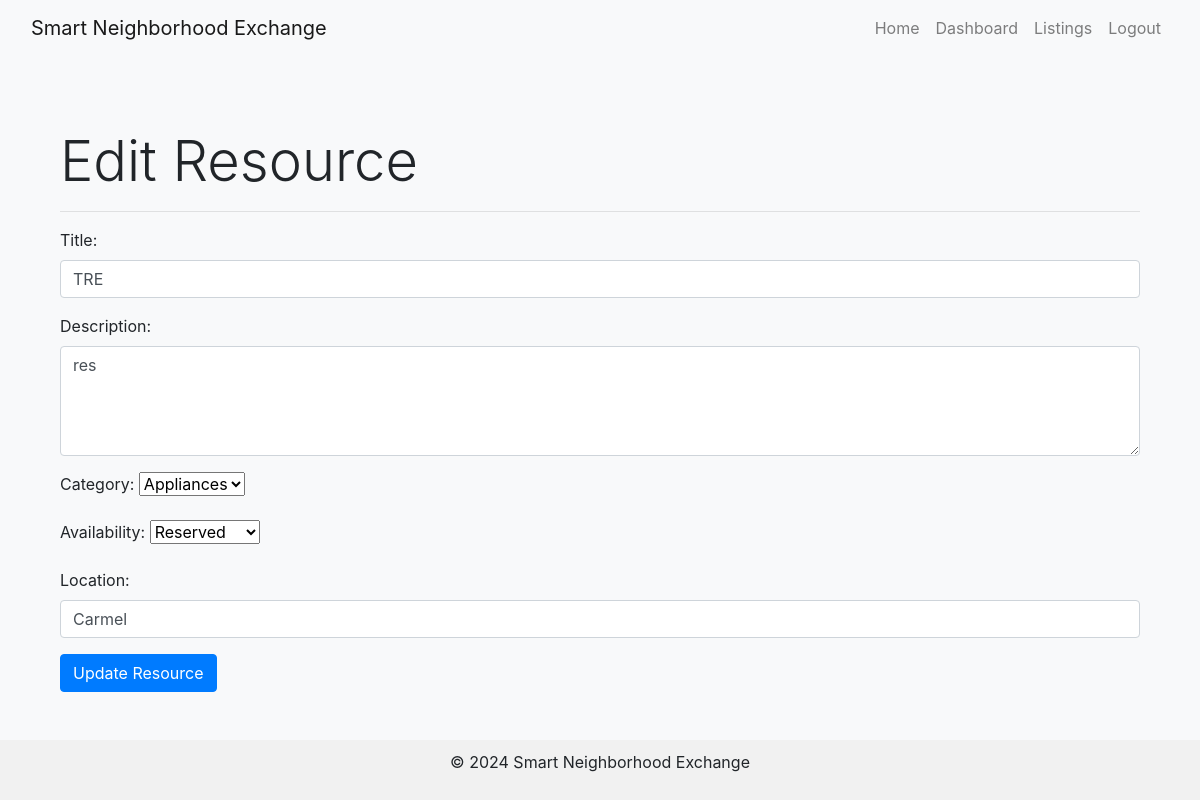
Screenshot of /edit_resource/1 (signed in) with the database file from the repository.
### tables this page shows
CREATE TABLE resources (
                        resource_id INTEGER PRIMARY KEY AUTOINCREMENT,
                        user_id INTEGER NOT NULL,
                        title TEXT NOT NULL,
                        description TEXT,
                        images TEXT,
                        category TEXT,
                        availability TEXT,
                        date_posted TEXT NOT NULL,
                        location TEXT,
                        FOREIGN KEY (user_id) REFERENCES users(user_id)
                      );

### app.py (the view, shortened to what this page needs)
@app.route('/edit_resource/<int:resource_id>', methods=['GET', 'POST'])
def edit_resource(resource_id):
    user_id = session.get('user_id')
    if not user_id:
        return redirect(url_for('login'))
    conn = sqlite3.connect('database.db')
    cursor = conn.cursor()
    cursor.execute("SELECT * FROM resources WHERE resource_id = ? AND user_id = ?", (resource_id, user_id))
    resource = cursor.fetchone()
    if not resource:
        flash("You are not authorized to edit this resource.", "danger")
        conn.close()
        return redirect(url_for('dashboard'))
    conn.close()
    return render_template('edit_resource.html', resource=resource)

### templates/edit_resource.html (shortened to what this page needs)
{% extends "base.html" %}
{% block content %}
<div class="container mt-5">
    <h1 class="display-4">Edit Resource</h1>
    <hr>
    <form action="{{ url_for('edit_resource', resource_id=resource[0]) }}" method="POST">
        <div class="mb-3">
            <label for="title" class="form-label">Title:</label>
            <input type="text" class="form-control" id="title" name="title" value="{{ resource[2] }}" required>
        </div>
        <div class="mb-3">
            <label for="description" class="form-label">Description:</label>
            <textarea class="form-control" id="description" name="description" rows="4" required>{{ resource[3] }}</textarea>
        </div>
        <div class="mb-3">
            <label for="category" class="form-label">Category:</label>
            <select class="form-select" id="category" name="category" required>
                <option value="Appliances" {% if resource[5] == "Appliances" %}selected{% endif %}>Appliances</option>
            </select>
        </div>
        <div class="mb-3">
            <label for="availability" class="form-label">Availability:</label>
            <select class="form-select" id="availability" name="availability" required>
                <option value="Reserved" {% if resource[6] == "Reserved" %}selected{% endif %}>Reserved</option>
            </select>
        </div>
        <div class="mb-3">
            <label for="location" class="form-label">Location:</label>
            <input type="text" class="form-control" id="location" name="location" value="{{ resource[8] }}" required>
        </div>
        <button type="submit" class="btn btn-primary">Update Resource</button>
    </form>
</div>
{% endblock %}

### templates/base.html (style rules this page uses)
body { background-color: #f8f9fa; display: flex; flex-direction: column; min-height: 100vh; }
.container { flex: 1; }

### rows the page displays
resources: title "TRE", description "res", category "Appliances", availability "Reserved", location "Carmel"
